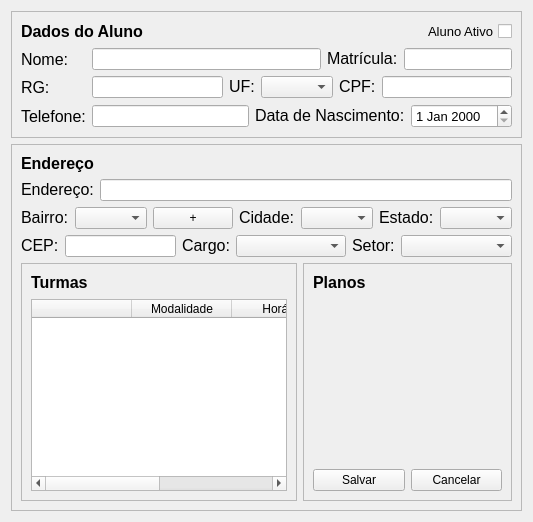
          <widget class="QWidget" name="pgCadAluno">
           <layout class="QVBoxLayout" name="verticalLayout_13">
            <item>
             <widget class="QFrame" name="frame_6">
              <property name="frameShape">
               <enum>QFrame::StyledPanel</enum>
              </property>
              <property name="frameShadow">
               <enum>QFrame::Sunken</enum>
              </property>
              <layout class="QVBoxLayout" name="verticalLayout_14">
               <item>
                <layout class="QHBoxLayout" name="horizontalLayout_16">
                 <item>
                  <widget class="QLabel" name="label_23">
                   <property name="text">
                    <string>&lt;html&gt;&lt;head/&gt;&lt;body&gt;&lt;p&gt;&lt;span style=&quot; font-size:12pt; font-weight:600;&quot;&gt;Dados do Aluno&lt;/span&gt;&lt;/p&gt;&lt;/body&gt;&lt;/html&gt;</string>
                   </property>
                  </widget>
                 </item>
                 <item>
                  <widget class="QCheckBox" name="checkBox_2">
                   <property name="font">
                    <font>
                     <pointsize>10</pointsize>
                     <stylestrategy>PreferAntialias</stylestrategy>
                    </font>
                   </property>
                   <property name="layoutDirection">
                    <enum>Qt::RightToLeft</enum>
                   </property>
                   <property name="text">
                    <string>Aluno Ativo</string>
                   </property>
                  </widget>
                 </item>
                </layout>
               </item>
               <item>
                <layout class="QHBoxLayout" name="horizontalLayout_17">
                 <item>
                  <layout class="QVBoxLayout" name="verticalLayout_15">
                   <item>
                    <widget class="QLabel" name="label_24">
                     <property name="text">
                      <string>&lt;html&gt;&lt;head/&gt;&lt;body&gt;&lt;p&gt;&lt;span style=&quot; font-size:12pt;&quot;&gt;Nome:&lt;/span&gt;&lt;/p&gt;&lt;/body&gt;&lt;/html&gt;</string>
                     </property>
                    </widget>
                   </item>
                   <item>
                    <widget class="QLabel" name="label_25">
                     <property name="text">
                      <string>&lt;html&gt;&lt;head/&gt;&lt;body&gt;&lt;p&gt;&lt;span style=&quot; font-size:12pt;&quot;&gt;RG:&lt;/span&gt;&lt;/p&gt;&lt;/body&gt;&lt;/html&gt;</string>
                     </property>
                    </widget>
                   </item>
                   <item>
                    <widget class="QLabel" name="label_26">
                     <property name="text">
                      <string>&lt;html&gt;&lt;head/&gt;&lt;body&gt;&lt;p&gt;&lt;span style=&quot; font-size:12pt;&quot;&gt;Telefone:&lt;/span&gt;&lt;/p&gt;&lt;/body&gt;&lt;/html&gt;</string>
                     </property>
                    </widget>
                   </item>
                  </layout>
                 </item>
                 <item>
                  <layout class="QVBoxLayout" name="verticalLayout_16">
                   <item>
                    <layout class="QHBoxLayout" name="horizontalLayout_18">
                     <item>
                      <widget class="QLineEdit" name="lineEdit_3">
                       <property name="sizePolicy">
                        <sizepolicy hsizetype="Expanding" vsizetype="Fixed">
                         <horstretch>0</horstretch>
                         <verstretch>0</verstretch>
                        </sizepolicy>
                       </property>
                      </widget>
                     </item>
                     <item>
                      <widget class="QLabel" name="label_27">
                       <property name="text">
                        <string>&lt;html&gt;&lt;head/&gt;&lt;body&gt;&lt;p&gt;&lt;span style=&quot; font-size:12pt;&quot;&gt;Matrícula:&lt;/span&gt;&lt;/p&gt;&lt;/body&gt;&lt;/html&gt;</string>
                       </property>
                      </widget>
                     </item>
                     <item>
                      <widget class="QLineEdit" name="lineEdit_15">
                       <property name="sizePolicy">
                        <sizepolicy hsizetype="Fixed" vsizetype="Fixed">
                         <horstretch>0</horstretch>
                         <verstretch>0</verstretch>
                        </sizepolicy>
                       </property>
                      </widget>
                     </item>
                    </layout>
                   </item>
                   <item>
                    <layout class="QHBoxLayout" name="horizontalLayout_25">
                     <item>
                      <widget class="QLineEdit" name="lineEdit_16"/>
                     </item>
                     <item>
                      <widget class="QLabel" name="label_28">
                       <property name="text">
                        <string>&lt;html&gt;&lt;head/&gt;&lt;body&gt;&lt;p&gt;&lt;span style=&quot; font-size:12pt;&quot;&gt;UF:&lt;/span&gt;&lt;/p&gt;&lt;/body&gt;&lt;/html&gt;</string>
                       </property>
                      </widget>
                     </item>
                     <item>
                      <widget class="QComboBox" name="comboBox_7"/>
                     </item>
                     <item>
                      <widget class="QLabel" name="label_29">
                       <property name="text">
                        <string>&lt;html&gt;&lt;head/&gt;&lt;body&gt;&lt;p&gt;&lt;span style=&quot; font-size:12pt;&quot;&gt;CPF:&lt;/span&gt;&lt;/p&gt;&lt;/body&gt;&lt;/html&gt;</string>
                       </property>
                      </widget>
                     </item>
                     <item>
                      <widget class="QLineEdit" name="lineEdit_17"/>
                     </item>
                    </layout>
                   </item>
                   <item>
                    <layout class="QHBoxLayout" name="horizontalLayout_29">
                     <item>
                      <widget class="QLineEdit" name="lineEdit_18"/>
                     </item>
                     <item>
                      <widget class="QLabel" name="label_30">
                       <property name="text">
                        <string>&lt;html&gt;&lt;head/&gt;&lt;body&gt;&lt;p&gt;&lt;span style=&quot; font-size:12pt;&quot;&gt;Data de Nascimento:&lt;/span&gt;&lt;/p&gt;&lt;/body&gt;&lt;/html&gt;</string>
                       </property>
                      </widget>
                     </item>
                     <item>
                      <widget class="QDateEdit" name="dateEdit_2">
                       <property name="font">
                        <font>
                         <pointsize>10</pointsize>
                        </font>
                       </property>
                      </widget>
                     </item>
                    </layout>
                   </item>
                  </layout>
                 </item>
                </layout>
               </item>
              </layout>
             </widget>
            </item>
            <item>
             <widget class="QFrame" name="frame_7">
              <property name="frameShape">
               <enum>QFrame::StyledPanel</enum>
              </property>
              <property name="frameShadow">
               <enum>QFrame::Sunken</enum>
              </property>
              <layout class="QVBoxLayout" name="verticalLayout_17">
               <item>
                <widget class="QLabel" name="label_31">
                 <property name="text">
                  <string>&lt;html&gt;&lt;head/&gt;&lt;body&gt;&lt;p&gt;&lt;span style=&quot; font-size:12pt; font-weight:600;&quot;&gt;Endereço&lt;/span&gt;&lt;/p&gt;&lt;/body&gt;&lt;/html&gt;</string>
                 </property>
                </widget>
               </item>
               <item>
                <layout class="QHBoxLayout" name="horizontalLayout_30">
                 <item>
                  <widget class="QLabel" name="label_32">
                   <property name="text">
                    <string>&lt;html&gt;&lt;head/&gt;&lt;body&gt;&lt;p&gt;&lt;span style=&quot; font-size:12pt;&quot;&gt;Endereço:&lt;/span&gt;&lt;/p&gt;&lt;/body&gt;&lt;/html&gt;</string>
                   </property>
                  </widget>
                 </item>
                 <item>
                  <widget class="QLineEdit" name="lineEdit_4"/>
                 </item>
                </layout>
               </item>
               <item>
                <layout class="QHBoxLayout" name="horizontalLayout_31">
                 <item>
                  <widget class="QLabel" name="label_33">
                   <property name="sizePolicy">
                    <sizepolicy hsizetype="Fixed" vsizetype="Preferred">
                     <horstretch>0</horstretch>
                     <verstretch>0</verstretch>
                    </sizepolicy>
                   </property>
                   <property name="text">
                    <string>&lt;html&gt;&lt;head/&gt;&lt;body&gt;&lt;p&gt;&lt;span style=&quot; font-size:12pt;&quot;&gt;Bairro:&lt;/span&gt;&lt;/p&gt;&lt;/body&gt;&lt;/html&gt;</string>
                   </property>
                  </widget>
                 </item>
                 <item>
                  <widget class="QComboBox" name="comboBox_8">
                   <property name="sizePolicy">
                    <sizepolicy hsizetype="Expanding" vsizetype="Fixed">
                     <horstretch>0</horstretch>
                     <verstretch>0</verstretch>
                    </sizepolicy>
                   </property>
                  </widget>
                 </item>
                 <item>
                  <widget class="QPushButton" name="pushButton_4">
                   <property name="sizePolicy">
                    <sizepolicy hsizetype="Fixed" vsizetype="Fixed">
                     <horstretch>0</horstretch>
                     <verstretch>0</verstretch>
                    </sizepolicy>
                   </property>
                   <property name="text">
                    <string>+</string>
                   </property>
                  </widget>
                 </item>
                 <item>
                  <widget class="QLabel" name="label_34">
                   <property name="sizePolicy">
                    <sizepolicy hsizetype="Fixed" vsizetype="Preferred">
                     <horstretch>0</horstretch>
                     <verstretch>0</verstretch>
                    </sizepolicy>
                   </property>
                   <property name="text">
                    <string>&lt;html&gt;&lt;head/&gt;&lt;body&gt;&lt;p&gt;&lt;span style=&quot; font-size:12pt;&quot;&gt;Cidade:&lt;/span&gt;&lt;/p&gt;&lt;/body&gt;&lt;/html&gt;</string>
                   </property>
                  </widget>
                 </item>
                 <item>
                  <widget class="QComboBox" name="comboBox_9">
                   <property name="sizePolicy">
                    <sizepolicy hsizetype="Expanding" vsizetype="Fixed">
                     <horstretch>0</horstretch>
                     <verstretch>0</verstretch>
                    </sizepolicy>
                   </property>
                  </widget>
                 </item>
                 <item>
                  <widget class="QLabel" name="label_35">
                   <property name="sizePolicy">
                    <sizepolicy hsizetype="Fixed" vsizetype="Preferred">
                     <horstretch>0</horstretch>
                     <verstretch>0</verstretch>
                    </sizepolicy>
                   </property>
                   <property name="text">
                    <string>&lt;html&gt;&lt;head/&gt;&lt;body&gt;&lt;p&gt;&lt;span style=&quot; font-size:12pt;&quot;&gt;Estado:&lt;/span&gt;&lt;/p&gt;&lt;/body&gt;&lt;/html&gt;</string>
                   </property>
                  </widget>
                 </item>
                 <item>
                  <widget class="QComboBox" name="comboBox_10">
                   <property name="sizePolicy">
                    <sizepolicy hsizetype="Fixed" vsizetype="Fixed">
                     <horstretch>0</horstretch>
                     <verstretch>0</verstretch>
                    </sizepolicy>
                   </property>
                  </widget>
                 </item>
                </layout>
               </item>
               <item>
                <layout class="QHBoxLayout" name="horizontalLayout_32">
                 <item>
                  <widget class="QLabel" name="label_36">
                   <property name="text">
                    <string>&lt;html&gt;&lt;head/&gt;&lt;body&gt;&lt;p&gt;&lt;span style=&quot; font-size:12pt;&quot;&gt;CEP:&lt;/span&gt;&lt;/p&gt;&lt;/body&gt;&lt;/html&gt;</string>
                   </property>
                  </widget>
                 </item>
                 <item>
                  <widget class="QLineEdit" name="lineEdit_6"/>
                 </item>
                 <item>
                  <widget class="QLabel" name="label_37">
                   <property name="sizePolicy">
                    <sizepolicy hsizetype="Fixed" vsizetype="Preferred">
                     <horstretch>0</horstretch>
                     <verstretch>0</verstretch>
                    </sizepolicy>
                   </property>
                   <property name="text">
                    <string>&lt;html&gt;&lt;head/&gt;&lt;body&gt;&lt;p&gt;&lt;span style=&quot; font-size:12pt;&quot;&gt;Cargo:&lt;/span&gt;&lt;/p&gt;&lt;/body&gt;&lt;/html&gt;</string>
                   </property>
                  </widget>
                 </item>
                 <item>
                  <widget class="QComboBox" name="comboBox_11">
                   <property name="sizePolicy">
                    <sizepolicy hsizetype="MinimumExpanding" vsizetype="Fixed">
                     <horstretch>0</horstretch>
                     <verstretch>0</verstretch>
                    </sizepolicy>
                   </property>
                  </widget>
                 </item>
                 <item>
                  <widget class="QLabel" name="label_38">
                   <property name="sizePolicy">
                    <sizepolicy hsizetype="Fixed" vsizetype="Preferred">
                     <horstretch>0</horstretch>
                     <verstretch>0</verstretch>
                    </sizepolicy>
                   </property>
                   <property name="text">
                    <string>&lt;html&gt;&lt;head/&gt;&lt;body&gt;&lt;p&gt;&lt;span style=&quot; font-size:12pt;&quot;&gt;Setor:&lt;/span&gt;&lt;/p&gt;&lt;/body&gt;&lt;/html&gt;</string>
                   </property>
                  </widget>
                 </item>
                 <item>
                  <widget class="QComboBox" name="comboBox_12">
                   <property name="sizePolicy">
                    <sizepolicy hsizetype="Expanding" vsizetype="Fixed">
                     <horstretch>0</horstretch>
                     <verstretch>0</verstretch>
                    </sizepolicy>
                   </property>
                  </widget>
                 </item>
                </layout>
               </item>
               <item>
                <layout class="QHBoxLayout" name="horizontalLayout_33"/>
               </item>
               <item>
                <layout class="QHBoxLayout" name="horizontalLayout_34">
                 <item>
                  <widget class="QFrame" name="frame_3">
                   <property name="sizePolicy">
                    <sizepolicy hsizetype="Expanding" vsizetype="Minimum">
                     <horstretch>0</horstretch>
                     <verstretch>0</verstretch>
                    </sizepolicy>
                   </property>
                   <property name="frameShape">
                    <enum>QFrame::StyledPanel</enum>
                   </property>
                   <property name="frameShadow">
                    <enum>QFrame::Sunken</enum>
                   </property>
                   <layout class="QVBoxLayout" name="verticalLayout_21">
                    <item>
                     <layout class="QVBoxLayout" name="verticalLayout_18">
                      <item>
                       <layout class="QHBoxLayout" name="horizontalLayout_36">
                        <item>
                         <widget class="QLabel" name="label_39">
                          <property name="text">
                           <string>&lt;html&gt;&lt;head/&gt;&lt;body&gt;&lt;p&gt;&lt;span style=&quot; font-size:12pt; font-weight:600;&quot;&gt;Turmas&lt;/span&gt;&lt;/p&gt;&lt;/body&gt;&lt;/html&gt;</string>
                          </property>
                         </widget>
                        </item>
                        <item>
                         <spacer name="horizontalSpacer_8">
                          <property name="orientation">
                           <enum>Qt::Horizontal</enum>
                          </property>
                          <property name="sizeHint" stdset="0">
                           <size>
                            <width>40</width>
                            <height>20</height>
                           </size>
                          </property>
                         </spacer>
                        </item>
                       </layout>
                      </item>
                     </layout>
                    </item>
                    <item>
                     <widget class="QTableWidget" name="tableWidget">
                      <column>
                       <property name="text">
                        <string/>
                       </property>
                       <property name="icon">
                        <iconset>
                         <selectedon>Images/icons/icons8-ok (1).svg</selectedon>
                        </iconset>
                       </property>
                      </column>
                      <column>
                       <property name="text">
                        <string>Modalidade</string>
                       </property>
                      </column>
                      <column>
                       <property name="text">
                        <string>Horário</string>
                       </property>
                      </column>
                      <column>
                       <property name="text">
                        <string>Instrutor</string>
                       </property>
                      </column>
                     </widget>
                    </item>
                   </layout>
                  </widget>
                 </item>
                 <item>
                  <widget class="QFrame" name="frame_8">
                   <property name="sizePolicy">
                    <sizepolicy hsizetype="Expanding" vsizetype="Minimum">
                     <horstretch>0</horstretch>
                     <verstretch>0</verstretch>
                    </sizepolicy>
                   </property>
                   <property name="frameShape">
                    <enum>QFrame::StyledPanel</enum>
                   </property>
                   <property name="frameShadow">
                    <enum>QFrame::Sunken</enum>
                   </property>
                   <layout class="QVBoxLayout" name="verticalLayout_19">
                    <item>
                     <layout class="QHBoxLayout" name="horizontalLayout_37">
                      <item>
                       <widget class="QLabel" name="label_40">
                        <property name="font">
                         <font>
                          <pointsize>8</pointsize>
                          <weight>75</weight>
                          <bold>true</bold>
                         </font>
                        </property>
                        <property name="text">
                         <string>&lt;html&gt;&lt;head/&gt;&lt;body&gt;&lt;p&gt;&lt;span style=&quot; font-size:12pt;&quot;&gt;Planos&lt;/span&gt;&lt;/p&gt;&lt;/body&gt;&lt;/html&gt;</string>
                        </property>
                       </widget>
                      </item>
                     </layout>
                    </item>
                    <item>
                     <spacer name="verticalSpacer_2">
                      <property name="orientation">
                       <enum>Qt::Vertical</enum>
                      </property>
                      <property name="sizeType">
                       <enum>QSizePolicy::MinimumExpanding</enum>
                      </property>
                      <property name="sizeHint" stdset="0">
                       <size>
                        <width>20</width>
                        <height>40</height>
                       </size>
                      </property>
                     </spacer>
                    </item>
                    <item>
                     <layout class="QHBoxLayout" name="horizontalLayout_41">
                      <item>
                       <widget class="QPushButton" name="btn_SaveAluno">
                        <property name="text">
                         <string>Salvar</string>
                        </property>
                       </widget>
                      </item>
                      <item>
                       <widget class="QPushButton" name="btn_CancelAluno">
                        <property name="text">
                         <string>Cancelar</string>
                        </property>
                       </widget>
                      </item>
                     </layout>
                    </item>
                   </layout>
                  </widget>
                 </item>
                </layout>
               </item>
              </layout>
             </widget>
            </item>
           </layout>
          </widget>
